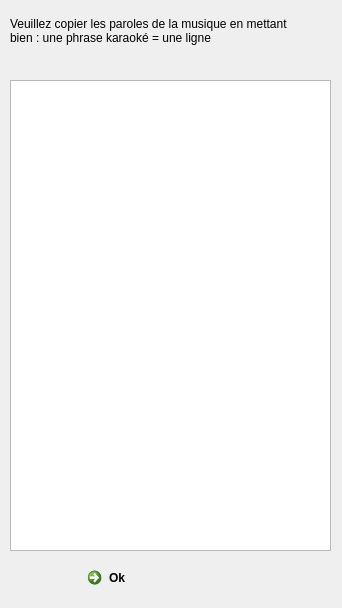
<?xml version="1.0" encoding="UTF-8"?>
<ui version="4.0">
 <class>UNewSongForm_Lyrics</class>
 <widget class="QDialog" name="UNewSongForm_Lyrics">
  <property name="geometry">
   <rect>
    <x>0</x>
    <y>0</y>
    <width>342</width>
    <height>608</height>
   </rect>
  </property>
  <property name="windowTitle">
   <string>Dialog</string>
  </property>
  <widget class="QPlainTextEdit" name="plainTextEdit">
   <property name="geometry">
    <rect>
     <x>10</x>
     <y>80</y>
     <width>321</width>
     <height>471</height>
    </rect>
   </property>
  </widget>
  <widget class="QLabel" name="label">
   <property name="geometry">
    <rect>
     <x>10</x>
     <y>0</y>
     <width>281</width>
     <height>61</height>
    </rect>
   </property>
   <property name="text">
    <string>Veuillez copier les paroles de la musique en mettant bien : une phrase karaoké = une ligne</string>
   </property>
   <property name="wordWrap">
    <bool>true</bool>
   </property>
  </widget>
  <widget class="QCommandLinkButton" name="commandLinkButton">
   <property name="geometry">
    <rect>
     <x>80</x>
     <y>560</y>
     <width>185</width>
     <height>41</height>
    </rect>
   </property>
   <property name="text">
    <string>Ok</string>
   </property>
  </widget>
 </widget>
 <resources/>
 <connections/>
</ui>
